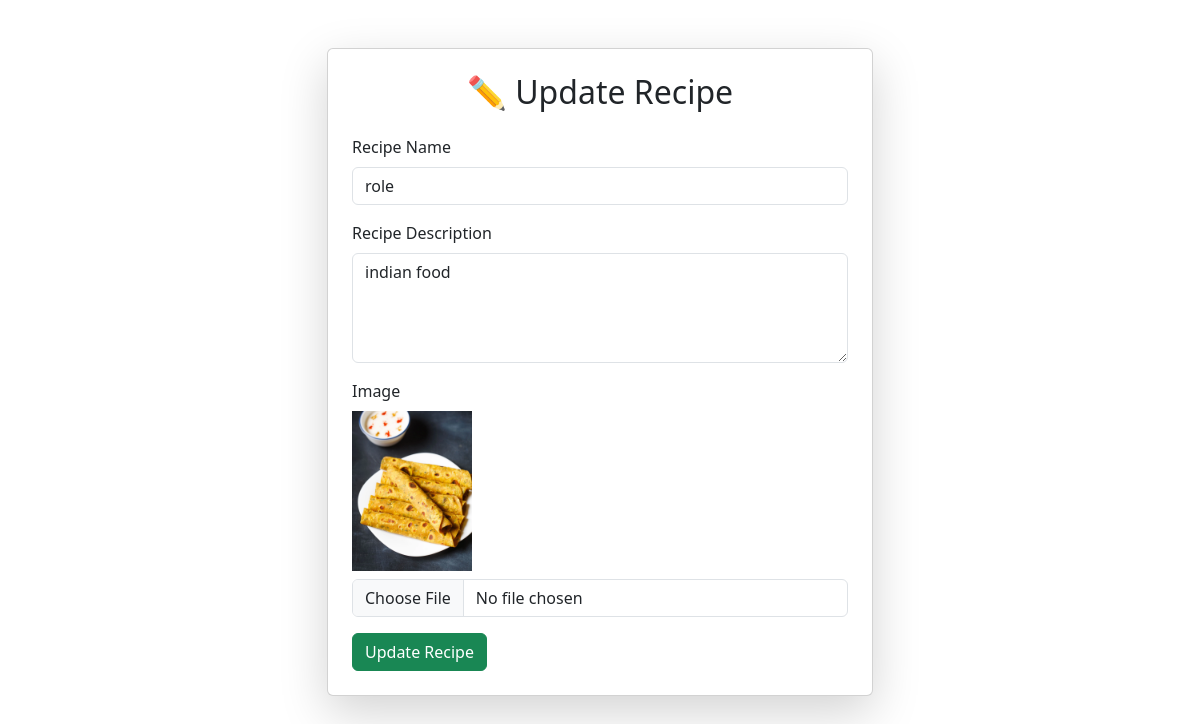
Screenshot of /update/8/ (signed in) with the database file from the repository.
### vege/models.py (models this page shows)
class Recipie(models.Model):
    user = models.ForeignKey(
        User,
        on_delete=models.CASCADE
    )
    name = models.CharField(max_length=500)
    description = models.CharField(max_length=100)
    image = models.ImageField(upload_to='')

### vege/views.py (the view, shortened to what this page needs)
@login_required(login_url='login')
def update_recipie(request,id):
    query_set = get_object_or_404(
    Recipie,
    id=id,
    user=request.user
    )
    context = {'recipe': query_set}
    return render(request,'update_recipie.html',context)

### vege/templates/update_recipie.html (shortened to what this page needs)
{% extends 'base.html' %}
{% block start %}
<div class="container mt-5">
    <div class="card shadow-lg p-4 col-md-6 mx-auto">
        <h2 class="text-center mb-4">✏️ Update Recipe</h2>
        <form method="POST" enctype="multipart/form-data">
            <div class="mb-3">
                <label class="form-label">Recipe Name</label>
                <input
                    type="text"
                    name="name"
                    value="{{ recipe.name }}"
                    class="form-control">
            </div>
            <div class="mb-3">
                <label class="form-label">Recipe Description</label>
                <textarea
                    name="recipe_description"
                    class="form-control"
                    rows="4">{{ recipe.description }}</textarea>
            </div>
            <div class="mb-3">
                <label class="form-label">Image</label>
                {% if recipe.image %}
                    <img src="{{ recipe.image.url }}" width="120" class="d-block mb-2">
                {% endif %}
                <input
                    type="file"
                    name="recipe_image"
                    class="form-control">
            </div>
            <button
                type="submit"
                class="btn btn-success">
                Update Recipe
            </button>
        </form>
    </div>
</div>
{% endblock %}

### rows the page displays
Recipie: name "role", recipe_description "indian food", image (picture)
